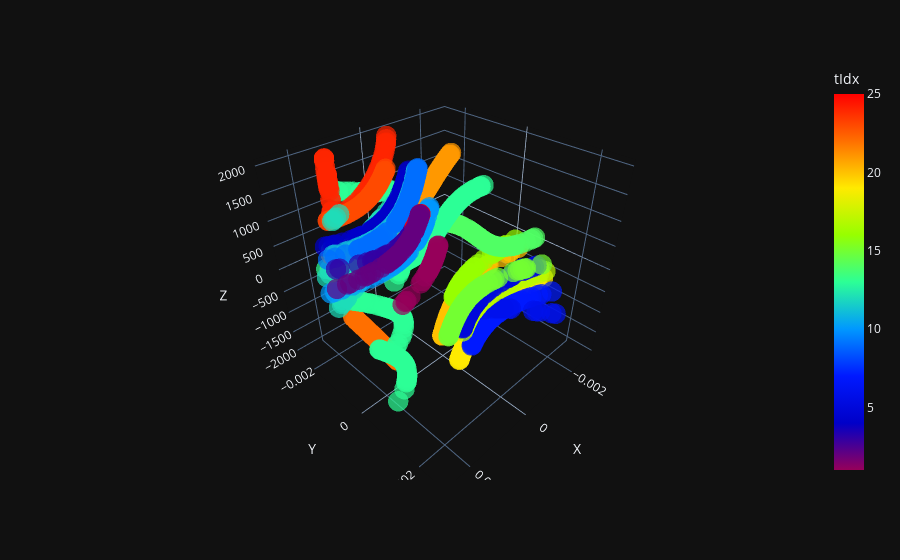

Write notebook code for a chart like this one.
### Code cell
from src.logger.plotting_tools import shuffle_truth_colors
import pandas as pd
import plotly.express as px
tidx = g.ndata["particle_number"]
X = g.ndata["h"][:,0:3]
Edep = torch.ones_like(X[:,0]).view(-1,1)*0.5
data = {
    "X": X[:, 0].view(-1, 1).detach().cpu().numpy(),
    "Y": X[:, 1].view(-1, 1).detach().cpu().numpy(),
    "Z": X[:, 2].view(-1, 1).detach().cpu().numpy(),
    "tIdx": tidx.view(-1, 1).detach().cpu().numpy(),
    "features": Edep.view(-1, 1).detach().cpu().numpy(),
}
hoverdict = {}
# if hoverfeat is not None:
#     for j in range(hoverfeat.shape[1]):
#         hoverdict["f_" + str(j)] = hoverfeat[:, j : j + 1]
#     data.update(hoverdict)

# if nidx is not None:
#     data.update({"av_same": av_same})

df = pd.DataFrame(
    np.concatenate([data[k] for k in data], axis=1),
    columns=[k for k in data],
)
df["orig_tIdx"] = df["tIdx"]
# rdst = np.random.RandomState(1234567890)  # all the same
# shuffle_truth_colors(df, "tIdx", rdst)

# hover_data = ["orig_tIdx", "idx"] + [k for k in hoverdict.keys()]
# if nidx is not None:
#     hover_data.append("av_same")
fig = px.scatter_3d(
    df,
    x="X",
    y="Y",
    z="Z",
    color="tIdx",
    size = "features",
    # hover_data=hover_data,
    template="plotly_dark",
    color_continuous_scale=px.colors.sequential.Rainbow,
)
fig.update_traces(marker=dict(line=dict(width=0)))

### Figure 1 — Plotly figure (JSON) as saved in the notebook; plotly's stock layout.template omitted (floating-point values rounded to 4 significant figures; data arrays with more than 128 entries replaced by an {"elided": "..."} marker saying what was removed)
{"data": [{"hovertemplate": "X=%{x}<br>Y=%{y}<br>Z=%{z}<br>features=%{marker.size}<br>tIdx=%{marker.color}<extra></extra>", "legendgroup": "", "marker": {"color": {"elided": "1514 int values"}, "coloraxis": "coloraxis", "line": {"width": 0}, "size": {"elided": "1514 float values"}, "sizemode": "area", "sizeref": 0.00125, "symbol": "circle"}, "mode": "markers", "name": "", "scene": "scene", "showlegend": false, "type": "scatter3d", "x": {"elided": "1514 float values"}, "y": {"elided": "1514 float values"}, "z": {"elided": "1514 float values"}}], "layout": {"coloraxis": {"colorbar": {"title": {"text": "tIdx"}}, "colorscale": [[0, "rgb(150,0,90)"], [0.125, "rgb(0,0,200)"], [0.25, "rgb(0,25,255)"], [0.375, "rgb(0,152,255)"], [0.5, "rgb(44,255,150)"], [0.625, "rgb(151,255,0)"], [0.75, "rgb(255,234,0)"], [0.875, "rgb(255,111,0)"], [1, "rgb(255,0,0)"]]}, "legend": {"itemsizing": "constant", "tracegroupgap": 0}, "margin": {"t": 60}, "scene": {"domain": {"x": [0, 1], "y": [0, 1]}, "xaxis": {"title": {"text": "X"}}, "yaxis": {"title": {"text": "Y"}}, "zaxis": {"title": {"text": "Z"}}}}}
